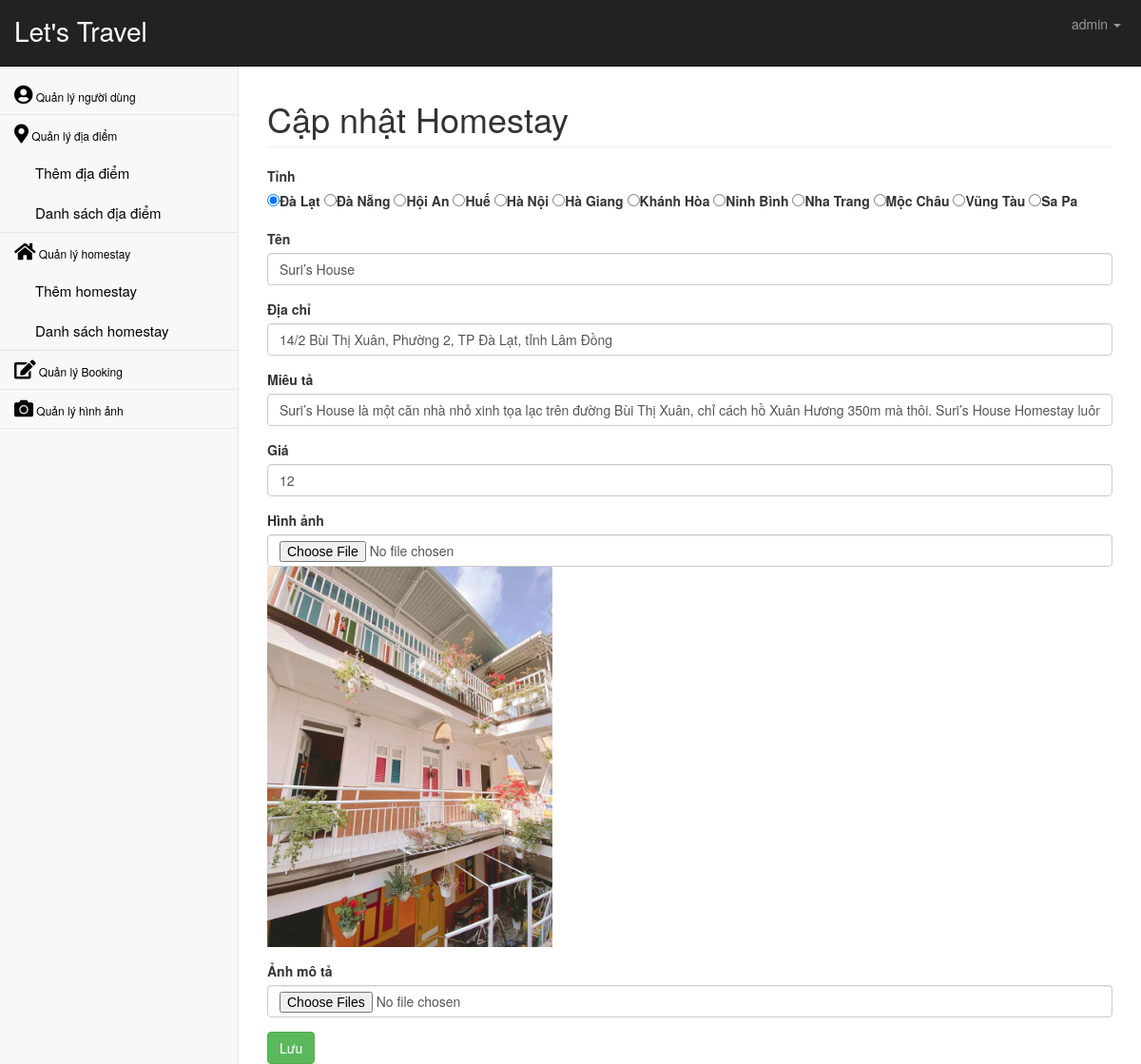
Page /admin/index.php?page=homestay_add.php&id=31 (signed in) on the earlier database version.
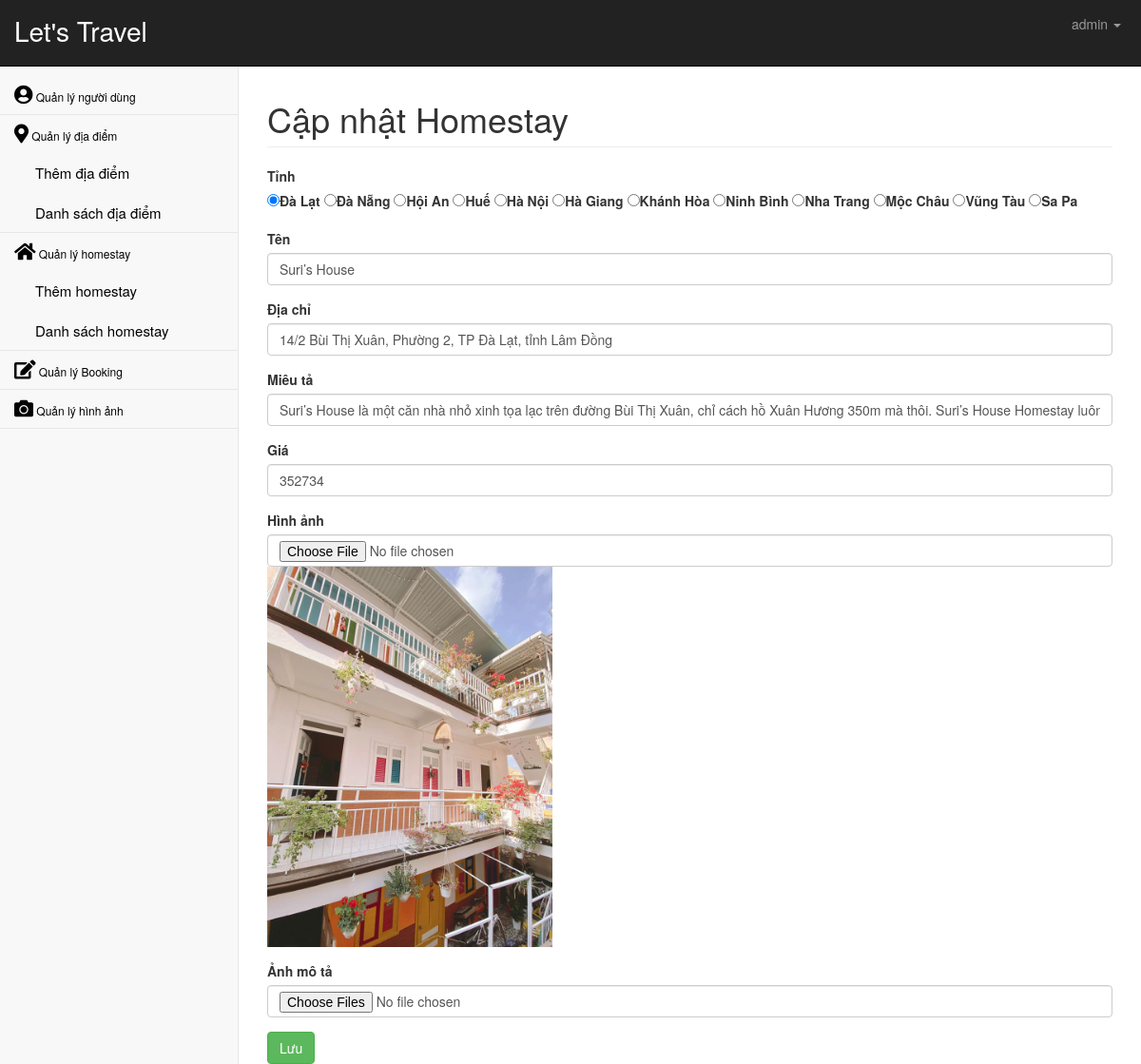
Same page on the later database version.
### tables this page shows
CREATE TABLE `homestay` (
  `id_homestay` int(11) NOT NULL,
  `homestay_name` varchar(50) NOT NULL,
  `location_id` int(11) DEFAULT NULL,
  `images` varchar(355) DEFAULT NULL,
  `address` varchar(100) DEFAULT NULL,
  `descript` longtext DEFAULT NULL,
  `price` int(11) DEFAULT NULL
);

CREATE TABLE `location` (
  `id_location` int(11) NOT NULL,
  `name` varchar(50) NOT NULL
);

### model.php (called while the page is built, shortened)
<?php
    function connect_DB() {
        $dsn = 'mysql:host=localhost;dbname=homestay';
        $userAd = 'root';
        $passAd = '';
        try {
        $db = new PDO($dsn, $userAd, $passAd);
        }
        catch (PDOException $e) {
            $messageError = $e->getMessage();
            exit();
        }
        return $db;
    }
    function selectLocation() {
        $db = connect_DB();
        $query = "SELECT * FROM location";
        $statement = $db->prepare($query);
        $statement->execute();
        $result = $statement->fetchAll();
        return $result;
    }
    function getHomeStayById($id) {
        $db = connect_DB();
        $query = "SELECT * FROM homestay WHERE (id_homestay= :id_homestay)";
        $statement = $db->prepare($query);
        $statement->bindValue(':id_homestay', $id);
        $statement->execute();
        $result = $statement->fetchAll();
        return $result;
    }
?>

### admin/modules/homestay_add.php (the view, shortened to what this page needs)
<?php
    include('../model.php');
?>
<?php
    $pro = '';
    $name = '';
    $address = '';
    $des = '';
    $price = '';
    $pic = '';
    if (isset($_GET['id'])) {
        $id = $_GET['id'];
        $result = getHomeStayById($id);
        $pro = $result[0]['location_id'];
        $name = $result[0]['homestay_name'];
        $address = $result[0]['address'];
        $des = $result[0]['descript'];
        $price = $result[0]['price'];
        $pic = $result[0]['images'];
    }
?>
<div class="container-fluid">
    <div class="row">
        <div class="col-lg-12">
            <h1 class="page-header">
                <?php
                    echo isset($_GET["id"])?"Cập nhật":"Thêm"?> Homestay
            </h1>
        </div>
    </div>
    <form action="" method="post" enctype="multipart/form-data">
        <div class="form-group provName mt-4">
            <label>Tỉnh</label><br>
            <?php
            $listP = selectLocation();
            foreach ($listP as $p) {
            ?>
            <label class="form-check-label"><input type="radio" name="proId" value ="<?php echo($p['id_location']); ?>" <?php if($p['id_location'] == $pro) { echo "checked";?><?php } ?>><?php echo($p['name']); ?></label>
            <?php } ?>
        </div>
        <div class="form-group">
            <label for="locateName">Tên</label>
            <input type="" name="locateName" class="form-control" value="<?php echo($name) ?>">
        </div>
        <div class="form-group">
            <label for="locateAddress">Địa chỉ</label>
            <input type="" name="locateAddress" class="form-control" value="<?php echo($address) ?>">
        </div>
        <div class="form-group">
            <label for="locateDes">Miêu tả</label>
            <input type="" name="locateDes" class="form-control" value="<?php echo($des) ?>">
        </div>
        <div class="form-group">
            <label for="locatePrice">Giá</label>
            <input type="" name="locatePrice" class="form-control" value="<?php echo($price) ?>">
        </div>
        <div class="form-group">
            <label for="locateImg">Hình ảnh</label>
            <input type="file" name="locateImg" id="locateImg" enctype="multipart/form-data" class="form-control" value="<?php echo($pic) ?>">
            <img src="../images/<?php echo($pic) ?>" alt="" style="max-width: 300px;">
        </div>
        <div class="form-group">
            <label class="Imgsmall">Ảnh mô tả</label>
            <input name ="multiImg[]" type="file" class="form-control" multiple="multiple">
        </div>
        <button type="submit" class="btn btn-success" name="submit">Lưu</button>
    </form>
</div>

Differences in the rows shown:
changed homestay "Suri’s House": locatePrice "12" → "352734"
